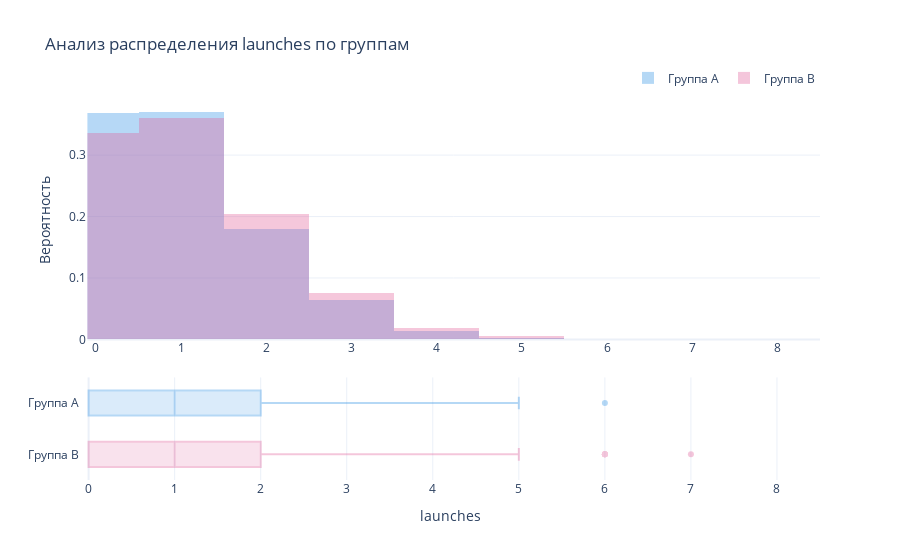

Notebook code cell kept with this figure:
### Code cell
import plotly.express as px
import plotly.graph_objects as go
from plotly.subplots import make_subplots

def plot_discrete(dataframe, group_col, metric_col, bins=None):
    groups = sorted(dataframe[group_col].unique())  
    colors = px.colors.qualitative.Dark24[:len(groups)]
    
    fig = make_subplots(
        rows=2, cols=1,
        row_heights=[0.7, 0.3],
        shared_xaxes=True,
        vertical_spacing=0.1
    )
    
    for i, group in enumerate(groups):
        group_data = dataframe[dataframe[group_col] == group][metric_col]
        
        histogram_kwargs = {
            'x': group_data,
            'name': f'Группа {group}',
            'histnorm': 'probability',
            'marker_color': colors[i],
            'opacity': 0.35,
            'showlegend': True
        }
        
        if bins is not None:
            histogram_kwargs['nbinsx'] = bins
            
        fig.add_trace(go.Histogram(**histogram_kwargs), row=1, col=1)
    
    max_sample_size = 5000
    for i, group in enumerate(reversed(groups)):
        idx = groups.index(group)
        group_data = dataframe[dataframe[group_col] == group][metric_col]
        
        if len(group_data) > max_sample_size:
            group_data = group_data.sample(n=max_sample_size, random_state=42)
        
        fig.add_trace(go.Box(
            x=group_data,
            name=f'Группа {group}',
            marker_color=colors[idx],
            opacity=0.35,
            showlegend=False,
            x0=0,
            alignmentgroup=True
        ), row=2, col=1)
    
    fig.update_xaxes(title_text=metric_col, row=2, col=1)
    fig.update_yaxes(title_text="Вероятность", row=1, col=1)
    
    all_data = dataframe[metric_col]
    x_min = all_data.min()
    x_max = all_data.max()
    x_range_start = x_min - 0.1 if x_min == 0 else x_min - 0.5
    x_range = [x_range_start, x_max + 0.5]
    
    fig.update_xaxes(
        range=x_range, 
        autorange=False,
        showticklabels=True,
        tick0=x_min,
        dtick=1,
        row=1, col=1
    )
    fig.update_xaxes(
        range=x_range, 
        autorange=False,
        showticklabels=True,
        tick0=x_min,
        dtick=1,
        row=2, col=1
    )
    
    fig.update_xaxes(domain=[0.01, 1], row=1, col=1)
    fig.update_xaxes(domain=[0.0, 1], row=2, col=1)
    
    fig.update_layout(
            title=f'Анализ распределения {metric_col} по группам',
            template='plotly_white',
            barmode='overlay',
            boxgap=0.3,
            legend=dict(
                orientation="h",
                yanchor="bottom",
                y=1.02,
                xanchor="right",
                x=1
            )
        )
    
    return fig

fig_subplot = plot_discrete(discrete_2, 'group', 'launches')
fig_subplot.show()

### Figure 1 — Plotly figure (JSON) as saved in the notebook; plotly's stock layout.template omitted (floating-point values rounded to 4 significant figures; data arrays with more than 128 entries replaced by an {"elided": "..."} marker saying what was removed)
{"data": [{"histnorm": "probability", "marker": {"color": "#2E91E5"}, "name": "Группа A", "opacity": 0.35, "showlegend": true, "type": "histogram", "x": {"elided": "10000 int values"}, "xaxis": "x", "yaxis": "y"}, {"histnorm": "probability", "marker": {"color": "#E15F99"}, "name": "Группа B", "opacity": 0.35, "showlegend": true, "type": "histogram", "x": {"elided": "10000 int values"}, "xaxis": "x", "yaxis": "y"}, {"alignmentgroup": "True", "marker": {"color": "#E15F99"}, "name": "Группа B", "opacity": 0.35, "showlegend": false, "type": "box", "x": {"elided": "5000 int values"}, "x0": 0, "xaxis": "x2", "yaxis": "y2"}, {"alignmentgroup": "True", "marker": {"color": "#2E91E5"}, "name": "Группа A", "opacity": 0.35, "showlegend": false, "type": "box", "x": {"elided": "5000 int values"}, "x0": 0, "xaxis": "x2", "yaxis": "y2"}], "layout": {"barmode": "overlay", "boxgap": 0.3, "legend": {"orientation": "h", "x": 1, "xanchor": "right", "y": 1.02, "yanchor": "bottom"}, "title": {"text": "Анализ распределения launches по группам"}, "xaxis": {"anchor": "y", "autorange": false, "domain": [0.01, 1], "dtick": 1, "matches": "x2", "range": [-0.1, 8.5], "showticklabels": true, "tick0": 0}, "xaxis2": {"anchor": "y2", "autorange": false, "domain": [0, 1], "dtick": 1, "range": [-0.1, 8.5], "showticklabels": true, "tick0": 0, "title": {"text": "launches"}}, "yaxis": {"anchor": "x", "domain": [0.37, 1], "title": {"text": "Вероятность"}}, "yaxis2": {"anchor": "x2", "domain": [0, 0.27]}}}
